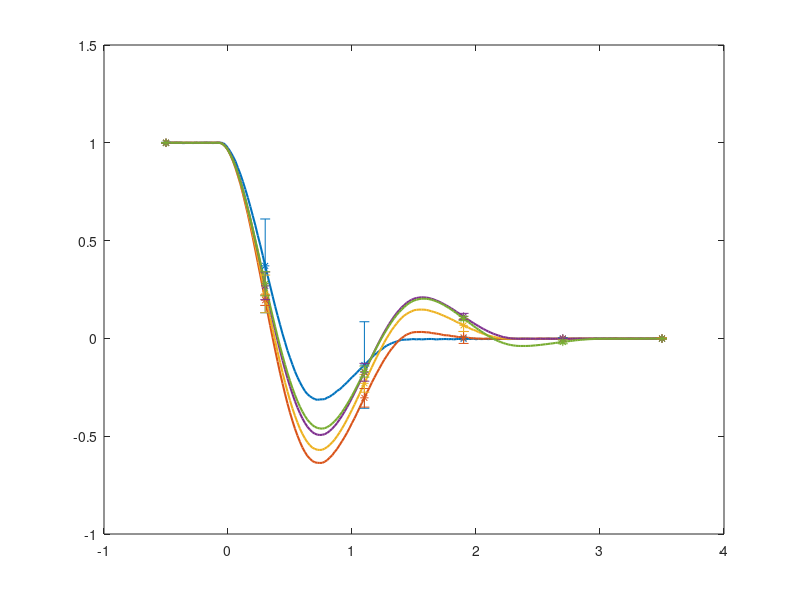

This chart was generated by the following MATLAB code: (Note: this script raises an error after producing the figure.)
%%%%%%%%%%%%%%%%%%%%%%%%%%%%%%%%%%%%%%%%%%%%%%%%%%%%%%%%%%%%%%%%%%%%%%%%%%
%%%%                        Heave Decay                               %%%%
%%%%%%%%%%%%%%%%%%%%%%%%%%%%%%%%%%%%%%%%%%%%%%%%%%%%%%%%%%%%%%%%%%%%%%%%%%
clear all; close all; clc;

load('heaveDecayCase.mat')
load ./exp/HeaveDecay_norm_postp_mean.mat

%% Plot Exp and WS Data

figure;

%EXP
for i=1:5
    plot(T_mean(i).t_corrected,T_mean(i).y_norm,'-','LineWidth',1.5);hold on
end
set(gca,'ColorOrderIndex',1)
set(gcf, 'Color', 'w');
for j=1:length(T_mean(1).error_bar_norm)
    ind(j)= find(T_mean(i).t_corrected==T_mean(i).t_error_bar(j));
end
for i = 1:5
    errorbar(T_mean(i).t_error_bar,T_mean(i).y_norm(ind(:)),T_mean(i).error_bar_norm,'*'); hold on;
end

disp = [3,5,7,10,15];
% %NonLinear WS
% hold on
% set(gca,'ColorOrderIndex',1)
% set(gcf, 'Color', 'w');
% for i = 1:length(mcr.cases(:,1))
%     load(['./heaveDecayCase_',num2str(mcr.cases(i)*100,'%2g'),'cm/FOSWEC_Heave_matlabWorkspace.mat']) 
%     plot(output.bodies(2).time,(output.bodies(2).position(:,3)-body(2).cg(3))*100/disp(i),'-.','LineWidth',1.5);   
%     hold on
% end

%Linear WS
hold on
set(gca,'ColorOrderIndex',1)
set(gcf, 'Color', 'w');
for i = 1:length(mcr.cases(:,1))
    load(['./heaveDecay_linear/heaveDecayCase_',num2str(mcr.cases(i)*100,'%2g'),'cm/FOSWEC_Heave_matlabWorkspace.mat']) 
    plot(output.bodies(2).time,(output.bodies(2).position(:,3)-body(2).cg(3))*100/disp(i),':','LineWidth',1.5);   
    hold on
end

xlabel('t [s]')
ylabel('z/z_o')
xlim([-0.5 3.5])
% ylim([-15 20]);
for i = 1:length(disp)
    leg{i} = ['z_0 = ' num2str(disp(i),3) '^o'];
end
legend(leg,'location','northeast')
title('Exp WS Heave Decay (All)')

savefig('Heave_Exp_WS_All_norm.fig')
